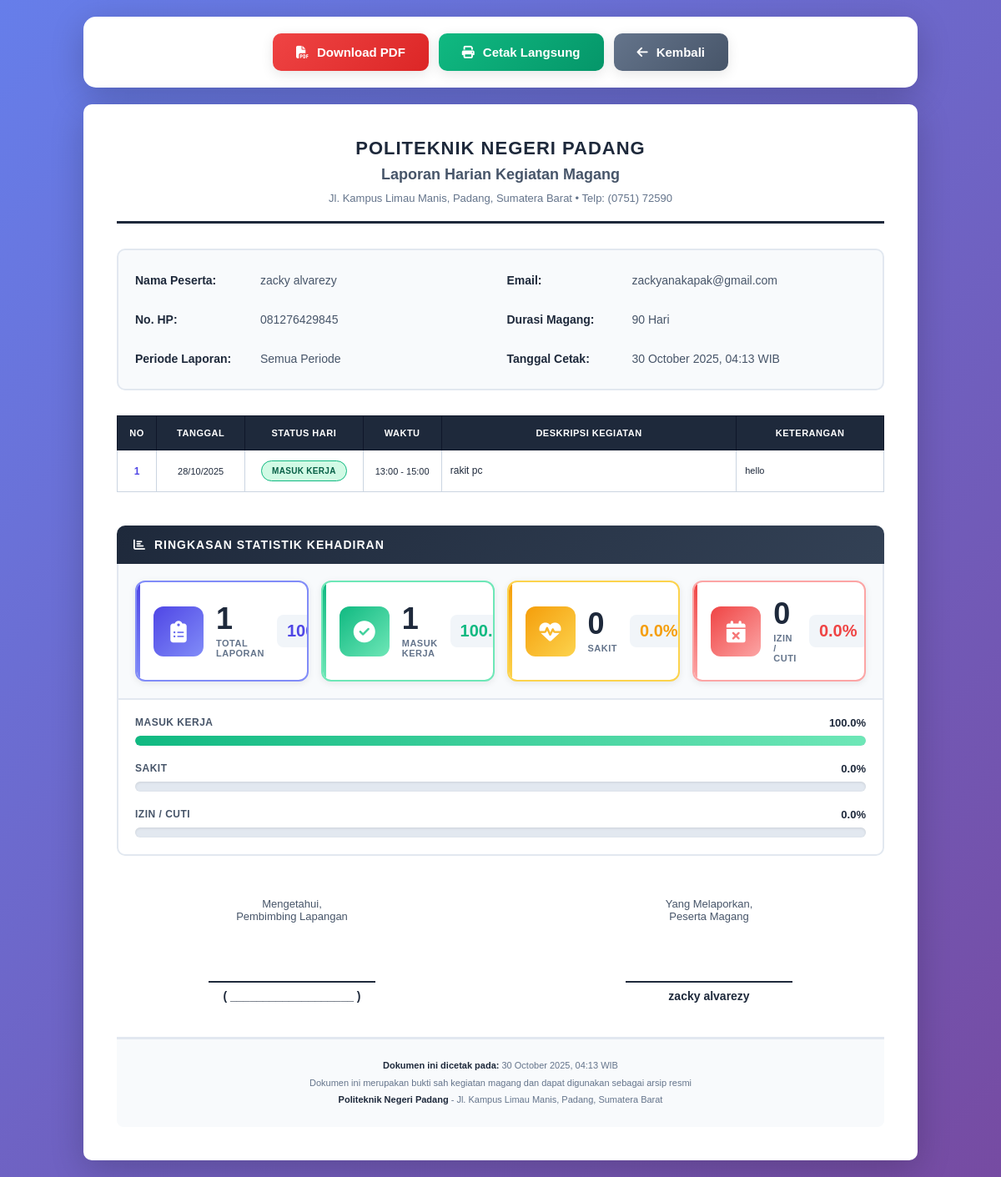
Screenshot of /add_log.php (signed in) with the database file from the repository.
### tables this page shows
CREATE TABLE `users` (
  `id` int(11) NOT NULL,
  `username` varchar(50) NOT NULL,
  `password` varchar(255) NOT NULL,
  `nama_lengkap` varchar(100) NOT NULL,
  `email` varchar(100) DEFAULT NULL,
  `no_hp` varchar(20) DEFAULT NULL,
  `created_at` timestamp NOT NULL DEFAULT current_timestamp(),
  `updated_at` timestamp NOT NULL DEFAULT current_timestamp() ON UPDATE current_timestamp(),
  `durasi_magang` int(11) DEFAULT 90 COMMENT 'Durasi magang dalam hari',
  `foto_profil` varchar(255) DEFAULT NULL
);

CREATE TABLE `internship_log` (
  `id` int(11) NOT NULL,
  `tanggal` date NOT NULL,
  `status_hari` enum('Masuk Kerja','Sakit','Izin/Libur Resmi','Cuti Pribadi') NOT NULL,
  `waktu_mulai` time DEFAULT NULL,
  `waktu_selesai` time DEFAULT NULL,
  `deskripsi_tugas` text DEFAULT NULL,
  `bukti_foto` varchar(255) DEFAULT NULL,
  `keterangan` text DEFAULT NULL,
  `created_at` timestamp NOT NULL DEFAULT current_timestamp()
);

### add_log.php (the view, shortened to what this page needs)
<?php
include 'db_connect.php';
$user_query = mysqli_query($conn, "SELECT * FROM users LIMIT 1");
$user = mysqli_fetch_assoc($user_query);
$query = "SELECT * FROM internship_log WHERE 1=1";
$query .= " ORDER BY tanggal ASC";
$result = mysqli_query($conn, $query);
$total_data = mysqli_num_rows($result);
$total_masuk = mysqli_num_rows(mysqli_query($conn, "SELECT * FROM internship_log WHERE status_hari='Masuk Kerja'" . (isset($dari) ? " AND tanggal >= '$dari'" : "") . (isset($sampai) ? " AND tanggal <= '$sampai'" : "")));
$total_sakit = mysqli_num_rows(mysqli_query($conn, "SELECT * FROM internship_log WHERE status_hari='Sakit'" . (isset($dari) ? " AND tanggal >= '$dari'" : "") . (isset($sampai) ? " AND tanggal <= '$sampai'" : "")));
$total_izin = mysqli_num_rows(mysqli_query($conn, "SELECT * FROM internship_log WHERE status_hari IN ('Izin/Libur Resmi', 'Cuti Pribadi')" . (isset($dari) ? " AND tanggal >= '$dari'" : "") . (isset($sampai) ? " AND tanggal <= '$sampai'" : "")));
$periode = "Semua Periode";
?>
<!DOCTYPE html>
<html lang="id">
<head>
    <link rel="stylesheet" href="https://cdnjs.cloudflare.com/ajax/libs/font-awesome/6.4.0/css/all.min.css">
</head>
<body>
    <div class="action-bar">
        <button class="btn-action btn-download-pdf" onclick="generatePDF()">
            <i class="fas fa-file-pdf"></i> Download PDF
        </button>
        <button class="btn-action btn-print" onclick="window.print()">
            <i class="fas fa-print"></i> Cetak Langsung
        </button>
        <a href="index.php" class="btn-action btn-back">
            <i class="fas fa-arrow-left"></i> Kembali
        </a>
    </div>
    <div class="preview-container" id="reportContent">
        <div class="preview-content">
            <div class="report-header">
                <h1>POLITEKNIK NEGERI PADANG</h1>
                <h2>Laporan Harian Kegiatan Magang</h2>
                <p>Jl. Kampus Limau Manis, Padang, Sumatera Barat • Telp: (0751) 72590</p>
            </div>
            <div class="info-grid">
                <div class="info-item">
                    <div class="info-label">Nama Peserta:</div>
                    <div class="info-value"><?= htmlspecialchars($user['nama_lengkap']) ?></div>
                </div>
                <div class="info-item">
                    <div class="info-label">Email:</div>
                    <div class="info-value"><?= htmlspecialchars($user['email']) ?></div>
                </div>
                <div class="info-item">
                    <div class="info-label">No. HP:</div>
                    <div class="info-value"><?= htmlspecialchars($user['no_hp']) ?></div>
                </div>
                <div class="info-item">
                    <div class="info-label">Durasi Magang:</div>
                    <div class="info-value"><?= $user['durasi_magang'] ?> Hari</div>
                </div>
                <div class="info-item">
                    <div class="info-label">Periode Laporan:</div>
                    <div class="info-value"><?= $periode ?></div>
                </div>
                <div class="info-item">
                    <div class="info-label">Tanggal Cetak:</div>
                    <div class="info-value"><?= date('d F Y, H:i') ?> WIB</div>
                </div>
            </div>
            <div class="table-wrapper">
                <table id="reportTable">
                    <thead>
                        <tr>
                            <th style="width: 40px;">No</th>
                            <th style="width: 90px;">Tanggal</th>
                            <th style="width: 120px;">Status Hari</th>
                            <th style="width: 80px;">Waktu</th>
                            <th style="width: 300px;">Deskripsi Kegiatan</th>
                            <th style="width: 150px;">Keterangan</th>
                        </tr>
                    </thead>
                    <tbody>
                        <?php
                        if (mysqli_num_rows($result) > 0) {
                            $no = 1;
                            mysqli_data_seek($result, 0);
                            while ($row = mysqli_fetch_assoc($result)) {
                                $badge_class = 'badge-masuk';
                                $waktu = "-";
                                if(!empty($row['waktu_mulai']) && !empty($row['waktu_selesai'])) {
                                    $waktu = date('H:i', strtotime($row['waktu_mulai'])) . " - " . date('H:i', strtotime($row['waktu_selesai']));
                                }
                                $deskripsi = htmlspecialchars($row['deskripsi_tugas']);
                                $keterangan = !empty($row['keterangan']) ? htmlspecialchars($row['keterangan']) : '-';
                                echo "<tr>
                                    <td>{$no}</td>
                                    <td>" . date('d/m/Y', strtotime($row['tanggal'])) . "</td>
                                    <td><span class='status-badge {$badge_class}'>{$row['status_hari']}</span></td>
                                    <td>{$waktu}</td>
                                    <td>{$deskripsi}</td>
                                    <td>{$keterangan}</td>
                                </tr>";
                                $no++;
                            }
                        }
                        ?>
                    </tbody>
                </table>
            </div>
            <div class="summary-section">
                <h3 class="summary-title">
                    <i class="fas fa-chart-bar"></i>
                    RINGKASAN STATISTIK KEHADIRAN
                </h3>
                <div class="summary-grid">
                    <div class="summary-card total-card">
                        <div class="summary-icon">
                            <i class="fas fa-clipboard-list"></i>
                        </div>
                        <div class="summary-content">
                            <div class="summary-value"><?= $total_data ?></div>
                            <div class="summary-label">Total Laporan</div>
                        </div>
                        <div class="summary-percentage">100%</div>
                    </div>
                    <div class="summary-card masuk-card">
                        <div class="summary-icon">
                            <i class="fas fa-check-circle"></i>
                        </div>
                        <div class="summary-content">
                            <div class="summary-value"><?= $total_masuk ?></div>
                            <div class="summary-label">Masuk Kerja</div>
                        </div>
                        <div class="summary-percentage">
                            <?= $total_data > 0 ? number_format(($total_masuk / $total_data) * 100, 1) : 0 ?>%
                        </div>
                    </div>
                    <div class="summary-card sakit-card">
                        <div class="summary-icon">
                            <i class="fas fa-heartbeat"></i>
                        </div>
                        <div class="summary-content">
                            <div class="summary-value"><?= $total_sakit ?></div>
                            <div class="summary-label">Sakit</div>
                        </div>
                        <div class="summary-percentage">
                            <?= $total_data > 0 ? number_format(($total_sakit / $total_data) * 100, 1) : 0 ?>%
                        </div>
                    </div>
                    <div class="summary-card izin-card">
                        <div class="summary-icon">
                            <i class="fas fa-calendar-times"></i>
                        </div>
                        <div class="summary-content">
                            <div class="summary-value"><?= $total_izin ?></div>
                            <div class="summary-label">Izin / Cuti</div>
                        </div>
                        <div class="summary-percentage">
                            <?= $total_data > 0 ? number_format(($total_izin / $total_data) * 100, 1) : 0 ?>%
                        </div>
                    </div>
                </div>
                <div class="progress-bars">
                    <div class="progress-item">
                        <div class="progress-header">
                            <span class="progress-label">Masuk Kerja</span>
                            <span class="progress-percent"><?= $total_data > 0 ? number_format(($total_masuk / $total_data) * 100, 1) : 0 ?>%</span>
                        </div>
                        <div class="progress-bar-wrapper">
                            <div class="progress-bar-fill masuk-bg" style="width: <?= $total_data > 0 ? ($total_masuk / $total_data) * 100 : 0 ?>%;"></div>
                        </div>
                    </div>
                    <div class="progress-item">
                        <div class="progress-header">
                            <span class="progress-label">Sakit</span>
                            <span class="progress-percent"><?= $total_data > 0 ? number_format(($total_sakit / $total_data) * 100, 1) : 0 ?>%</span>
                        </div>
                        <div class="progress-bar-wrapper">
                        </div>
                    </div>
                    <div class="progress-item">
                        <div class="progress-header">
                            <span class="progress-label">Izin / Cuti</span>
                            <span class="progress-percent"><?= $total_data > 0 ? number_format(($total_izin / $total_data) * 100, 1) : 0 ?>%</span>
                        </div>
                        <div class="progress-bar-wrapper">
                        </div>
                    </div>
                </div>
            </div>
            <div class="signatures">
                <div class="signature-box">
                    <p>Mengetahui,<br>Pembimbing Lapangan</p>
                    <div class="signature-name">( ___________________ )</div>
                </div>
                <div class="signature-box">
                    <p>Yang Melaporkan,<br>Peserta Magang</p>
                    <div class="signature-name"><?= htmlspecialchars($user['nama_lengkap']) ?></div>
                </div>
            </div>
            <div class="footer-info">
                <p><strong>Dokumen ini dicetak pada:</strong> <?= date('d F Y, H:i') ?> WIB</p>
                <p>Dokumen ini merupakan bukti sah kegiatan magang dan dapat digunakan sebagai arsip resmi</p>
                <p><strong>Politeknik Negeri Padang</strong> - Jl. Kampus Limau Manis, Padang, Sumatera Barat</p>
            </div>
        </div>
    </div>
</body>
</html

### rows the page displays
users: nama_lengkap "zacky alvarezy", email "zackyanakapak@gmail.com", no_hp "081276429845", durasi_magang "90"
internship_log: tanggal "28/10/2025", status_hari "MASUK KERJA", waktu "13:00 - 15:00", deskripsi_tugas "rakit pc", keterangan "hello"

### other values shown
$periode "Semua Periode"
$total_data "1"
$total_masuk "1"
$total_sakit "0"
$total_izin "0"
